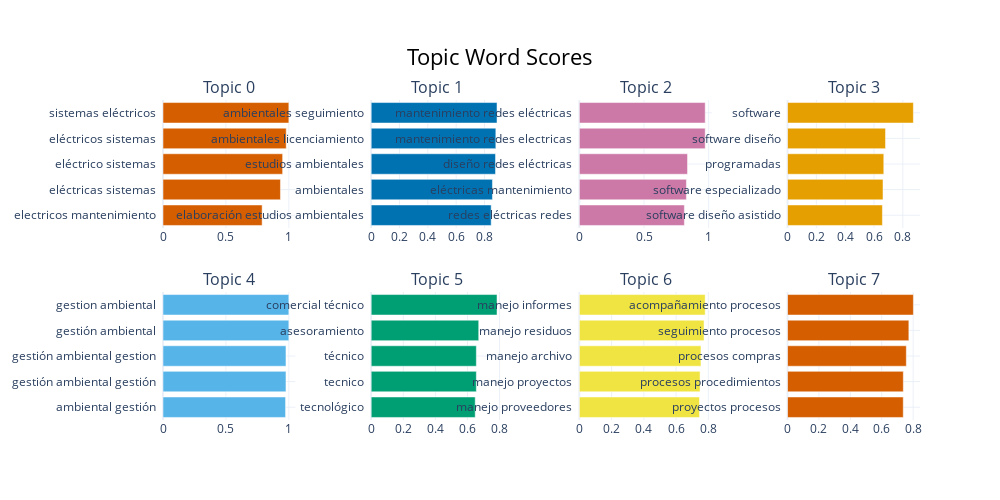

Here is the notebook cell this chart was saved with:
### Code cell
model.visualize_barchart()

### Figure 1 — Plotly figure (JSON) as saved in the notebook; plotly's stock layout.template omitted (floating-point values rounded to 4 significant figures)
{"data": [{"marker": {"color": "#D55E00"}, "orientation": "h", "type": "bar", "x": [0.7877, 0.9332, 0.9506, 0.9792, 1.0], "xaxis": "x", "y": ["electricos mantenimiento  ", "eléctricas sistemas  ", "eléctrico sistemas  ", "eléctricos sistemas  ", "sistemas eléctricos  "], "yaxis": "y"}, {"marker": {"color": "#0072B2"}, "orientation": "h", "type": "bar", "x": [0.8471, 0.856, 0.8777, 0.88, 0.8884], "xaxis": "x2", "y": ["elaboración estudios ambientales  ", "ambientales  ", "estudios ambientales  ", "ambientales licenciamiento  ", "ambientales seguimiento  "], "yaxis": "y2"}, {"marker": {"color": "#CC79A7"}, "orientation": "h", "type": "bar", "x": [0.8123, 0.828, 0.8366, 0.9733, 0.9733], "xaxis": "x3", "y": ["redes eléctricas redes  ", "eléctricas mantenimiento  ", "diseño redes eléctricas  ", "mantenimiento redes electricas  ", "mantenimiento redes eléctricas  "], "yaxis": "y3"}, {"marker": {"color": "#E69F00"}, "orientation": "h", "type": "bar", "x": [0.6584, 0.6625, 0.6679, 0.68, 0.8732], "xaxis": "x4", "y": ["software diseño asistido  ", "software especializado  ", "programadas  ", "software diseño  ", "software  "], "yaxis": "y4"}, {"marker": {"color": "#56B4E9"}, "orientation": "h", "type": "bar", "x": [0.9739, 0.9771, 0.9771, 1.0, 1.0], "xaxis": "x5", "y": ["ambiental gestión  ", "gestión ambiental gestión  ", "gestión ambiental gestion  ", "gestión ambiental  ", "gestion ambiental  "], "yaxis": "y5"}, {"marker": {"color": "#009E73"}, "orientation": "h", "type": "bar", "x": [0.6483, 0.6553, 0.6553, 0.6701, 0.7842], "xaxis": "x6", "y": ["tecnológico  ", "tecnico  ", "técnico  ", "asesoramiento  ", "comercial técnico  "], "yaxis": "y6"}, {"marker": {"color": "#F0E442"}, "orientation": "h", "type": "bar", "x": [0.7451, 0.7487, 0.7542, 0.7733, 0.7805], "xaxis": "x7", "y": ["manejo proveedores  ", "manejo proyectos  ", "manejo archivo  ", "manejo residuos  ", "manejo informes  "], "yaxis": "y7"}, {"marker": {"color": "#D55E00"}, "orientation": "h", "type": "bar", "x": [0.7371, 0.7374, 0.7566, 0.7727, 0.8015], "xaxis": "x8", "y": ["proyectos procesos  ", "procesos procedimientos  ", "procesos compras  ", "seguimiento procesos  ", "acompañamiento procesos  "], "yaxis": "y8"}], "layout": {"annotations": [{"font": {"size": 16}, "showarrow": false, "text": "Topic 0", "x": 0.0875, "xanchor": "center", "xref": "paper", "y": 1, "yanchor": "bottom", "yref": "paper"}, {"font": {"size": 16}, "showarrow": false, "text": "Topic 1", "x": 0.3625, "xanchor": "center", "xref": "paper", "y": 1, "yanchor": "bottom", "yref": "paper"}, {"font": {"size": 16}, "showarrow": false, "text": "Topic 2", "x": 0.6375, "xanchor": "center", "xref": "paper", "y": 1, "yanchor": "bottom", "yref": "paper"}, {"font": {"size": 16}, "showarrow": false, "text": "Topic 3", "x": 0.9125, "xanchor": "center", "xref": "paper", "y": 1, "yanchor": "bottom", "yref": "paper"}, {"font": {"size": 16}, "showarrow": false, "text": "Topic 4", "x": 0.0875, "xanchor": "center", "xref": "paper", "y": 0.4, "yanchor": "bottom", "yref": "paper"}, {"font": {"size": 16}, "showarrow": false, "text": "Topic 5", "x": 0.3625, "xanchor": "center", "xref": "paper", "y": 0.4, "yanchor": "bottom", "yref": "paper"}, {"font": {"size": 16}, "showarrow": false, "text": "Topic 6", "x": 0.6375, "xanchor": "center", "xref": "paper", "y": 0.4, "yanchor": "bottom", "yref": "paper"}, {"font": {"size": 16}, "showarrow": false, "text": "Topic 7", "x": 0.9125, "xanchor": "center", "xref": "paper", "y": 0.4, "yanchor": "bottom", "yref": "paper"}], "height": 500, "hoverlabel": {"bgcolor": "white", "font": {"family": "Rockwell", "size": 16}}, "showlegend": false, "title": {"font": {"color": "Black", "size": 22}, "text": "Topic Word Scores", "x": 0.5, "xanchor": "center", "yanchor": "top"}, "width": 1000, "xaxis": {"anchor": "y", "domain": [0, 0.175], "showgrid": true}, "xaxis2": {"anchor": "y2", "domain": [0.275, 0.45], "showgrid": true}, "xaxis3": {"anchor": "y3", "domain": [0.55, 0.725], "showgrid": true}, "xaxis4": {"anchor": "y4", "domain": [0.825, 1], "showgrid": true}, "xaxis5": {"anchor": "y5", "domain": [0, 0.175], "showgrid": true}, "xaxis6": {"anchor": "y6", "domain": [0.275, 0.45], "showgrid": true}, "xaxis7": {"anchor": "y7", "domain": [0.55, 0.725], "showgrid": true}, "xaxis8": {"anchor": "y8", "domain": [0.825, 1], "showgrid": true}, "yaxis": {"anchor": "x", "domain": [0.6, 1], "showgrid": true}, "yaxis2": {"anchor": "x2", "domain": [0.6, 1], "showgrid": true}, "yaxis3": {"anchor": "x3", "domain": [0.6, 1], "showgrid": true}, "yaxis4": {"anchor": "x4", "domain": [0.6, 1], "showgrid": true}, "yaxis5": {"anchor": "x5", "domain": [0, 0.4], "showgrid": true}, "yaxis6": {"anchor": "x6", "domain": [0, 0.4], "showgrid": true}, "yaxis7": {"anchor": "x7", "domain": [0, 0.4], "showgrid": true}, "yaxis8": {"anchor": "x8", "domain": [0, 0.4], "showgrid": true}}}
